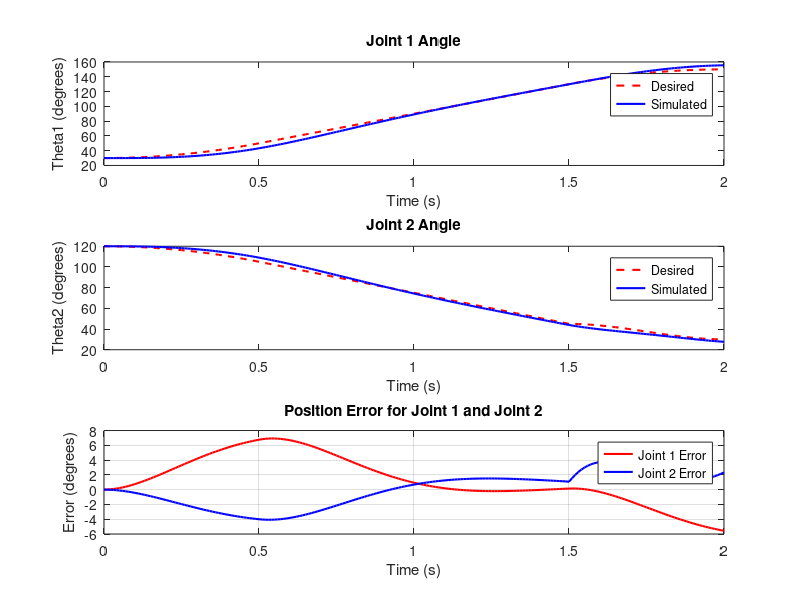

Reproduce this figure in MATLAB.
%%%%%%%%%%%%%%%%%%%%%%%%%%%%%%%%%%%%%%%%%%%%%%%%%%%%%%%%%%%%%%%%%%%%%%%%%%%%%%%%%%%%%%%%%%%%%%%%%%%%
% Student name: CHUNG QUANG KHANH
% Student ID:   20245360
% Homework:     07
% Professor:    KANG

%%%%%%%%%%%%%%%%%%%%%%%%%%%%%%%%%%%%%%%%%%%%%%%%%%%%%%%%%%%%%%%%%%%%%%%%%%%%%%%%%%%%%%%%%%%%%%%%%%%%
clc, clearvars, close all

% Define Parameters
m1 = 5; m2 = 5;  % masses in kg
l1 = 0.5; l2 = 0.5;  % link lengths in meters
theta1_0 = 30; theta2_0 = 120; % initial joint angles (degrees)
theta1_tf = 150; theta2_tf = 30; % final joint angles (degrees)
theta1_dot_0 = 0; theta2_dot_0 = 0; % initial joint velocities (degrees/s)
g = 9.81; % Gravitational acceleration (m/s^2)

% PD Controller Gains (Tune these values)
Kp1 = 25; Kd1 = 5;
Kp2 = 25; Kd2 = 5;

% Time Parameters
t0 = 0; tf = 2; % start and end time
dt = 0.01; % time step
time = t0:dt:tf;

% Define Trajectories for Joint 1 and Joint 2 (in degrees)
theta1 = @(t) (t < 0.5) .* (80*t.^2 + 30) + ...        % Parabolic path 1 (0.5s)
              (t >= 0.5 & t < 1.5) .* (80*t + 10) + ... % Linear path (1s)
              (t >= 1.5) .* (-80*t.^2 + 320*t -170);   % Parabolic path 2 (0.5s)

theta2 = @(t) (t < 0.5) .* (-60*t.^2 + 120) + ...        % Parabolic path 1 (0.5s)
              (t >= 0.5 & t < 1.5) .* (-60*t + 135) + ... % Linear path (1s)
              (t >= 1.5) .* (240*t.^3 - 1260*t.^2 + 2160*t - 1170); % Parabolic path 2 (0.5s)

% Initialize States (in degrees)
theta1_actual = theta1_0; theta2_actual = theta2_0;
theta1_dot_actual = theta1_dot_0; theta2_dot_actual = theta2_dot_0;

% Initialize Arrays for Results (in degrees)
theta1_results = zeros(length(time), 1);
theta2_results = zeros(length(time), 1);
theta1_desired = zeros(length(time), 1);
theta2_desired = zeros(length(time), 1);
theta1_error = zeros(length(time), 1);
theta2_error = zeros(length(time), 1);

% PD Control Simulation Loop
for i = 1:length(time)
    % Get the desired trajectories and velocities (in degrees)
    theta1_des = theta1(time(i)); 
    theta2_des = theta2(time(i));
    
    % Store desired angles
    theta1_desired(i) = theta1_des;
    theta2_desired(i) = theta2_des;
    
    % Compute derivatives of theta1(t) and theta2(t) for velocity
    % Joint 1
    if time(i) < 0.5
        theta1_dot_des = 160*time(i); % derivative of 80t^2 + 30
    elseif time(i) >= 0.5 && time(i) < 1.5
        theta1_dot_des = 80; % constant velocity for linear part
    else
        theta1_dot_des = -160*time(i) + 320; % derivative of -80t^2 + 320t -170
    end
    
    % Joint 2
    if time(i) < 0.5
        theta2_dot_des = -120*time(i); % derivative of -60t^2 + 120
    elseif time(i) >= 0.5 && time(i) < 1.5
        theta2_dot_des = -60; % constant velocity for linear part
    else
        theta2_dot_des = 720*time(i)^2 - 2520*time(i) + 2160; % derivative of cubic
    end
    
    % Gravitational Torques (in Newton-meters)
    tau_g1 = -m1*g*(l1/2)*sin(deg2rad(theta1_actual)) - m2*g*(l1*sin(deg2rad(theta1_actual)) + (l2/2)*sin(deg2rad(theta1_actual + theta2_actual)));
    tau_g2 = -m2*g*(l2/2)*sin(deg2rad(theta1_actual + theta2_actual));
    
    % PD Control for Joint 1
    e1 = theta1_des - theta1_actual; % Position error
    e1_dot = theta1_dot_des - theta1_dot_actual; % Velocity error
    tau1 = Kp1*e1 + Kd1*e1_dot + tau_g1; % Control torque for Joint 1 (including gravity)
    
    % PD Control for Joint 2
    e2 = theta2_des - theta2_actual; % Position error
    e2_dot = theta2_dot_des - theta2_dot_actual; % Velocity error
    tau2 = Kp2*e2 + Kd2*e2_dot + tau_g2; % Control torque for Joint 2 (including gravity)

    % Simulate the Dynamics (simplified)
    % Here, we'd typically compute accelerations, but for simplicity we update velocities and positions directly
    theta1_dot_actual = theta1_dot_actual + tau1 * dt;
    theta2_dot_actual = theta2_dot_actual + tau2 * dt;
    
    theta1_actual = theta1_actual + theta1_dot_actual * dt;
    theta2_actual = theta2_actual + theta2_dot_actual * dt;

    % Store simulated results
    theta1_results(i) = theta1_actual;
    theta2_results(i) = theta2_actual;
    
    % Calculate errors
    theta1_error(i) = theta1_des - theta1_actual;
    theta2_error(i) = theta2_des - theta2_actual;
end

% Plot desired and simulated angles for Joint 1 and Joint 2
figure;

% Plot Joint 1
subplot(3,1,1);
plot(time, theta1_desired, 'r--', 'LineWidth', 1.5); % Desired trajectory (red dashed line)
hold on;
plot(time, theta1_results, 'b-', 'LineWidth', 1.5);   % Simulated trajectory (blue solid line)
title('Joint 1 Angle');
xlabel('Time (s)');
ylabel('Theta1 (degrees)');
legend('Desired', 'Simulated');

% Plot Joint 2
subplot(3,1,2);
plot(time, theta2_desired, 'r--', 'LineWidth', 1.5); % Desired trajectory (red dashed line)
hold on;
plot(time, theta2_results, 'b-', 'LineWidth', 1.5);   % Simulated trajectory (blue solid line)
title('Joint 2 Angle');
xlabel('Time (s)');
ylabel('Theta2 (degrees)');
legend('Desired', 'Simulated');

% Plot Errors for Joint 1 and Joint 2 together
subplot(3,1,3);
plot(time, theta1_error, 'r-', 'LineWidth', 1.5); % Error for Joint 1 (red line)
hold on;
plot(time, theta2_error, 'b-', 'LineWidth', 1.5); % Error for Joint 2 (blue line)
title('Position Error for Joint 1 and Joint 2');
xlabel('Time (s)');
ylabel('Error (degrees)');
legend('Joint 1 Error', 'Joint 2 Error');
grid on;
